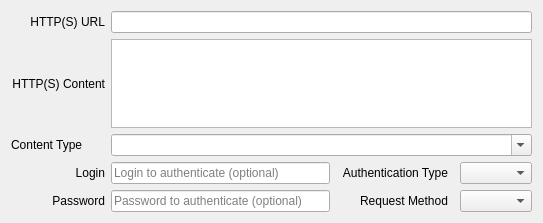
<?xml version="1.0" encoding="UTF-8"?>
<ui version="4.0">
 <class>ExecHttpRequestActionWidget</class>
 <widget class="QWidget" name="ExecHttpRequestActionWidget">
  <property name="geometry">
   <rect>
    <x>0</x>
    <y>0</y>
    <width>543</width>
    <height>223</height>
   </rect>
  </property>
  <property name="windowTitle">
   <string/>
  </property>
  <layout class="QGridLayout" name="gridLayout">
   <item row="0" column="0">
    <widget class="QLabel" name="httpUrlLabel">
     <property name="text">
      <string>HTTP(S) URL</string>
     </property>
     <property name="alignment">
      <set>Qt::AlignRight|Qt::AlignTrailing|Qt::AlignVCenter</set>
     </property>
    </widget>
   </item>
   <item row="0" column="2" colspan="5">
    <widget class="QLineEdit" name="httpUrlLineEdit"/>
   </item>
   <item row="1" column="0">
    <widget class="QLabel" name="contentLabel">
     <property name="text">
      <string>HTTP(S) Content</string>
     </property>
     <property name="alignment">
      <set>Qt::AlignRight|Qt::AlignTrailing|Qt::AlignVCenter</set>
     </property>
    </widget>
   </item>
   <item row="1" column="2" colspan="5">
    <widget class="QPlainTextEdit" name="contentTextEdit">
     <property name="maximumSize">
      <size>
       <width>16777215</width>
       <height>128</height>
      </size>
     </property>
    </widget>
   </item>
   <item row="2" column="0">
    <widget class="QLabel" name="contentTypeLabel">
     <property name="maximumSize">
      <size>
       <width>16777215</width>
       <height>16777215</height>
      </size>
     </property>
     <property name="text">
      <string>Content Type</string>
     </property>
     <property name="wordWrap">
      <bool>false</bool>
     </property>
    </widget>
   </item>
   <item row="2" column="2" colspan="5">
    <widget class="QComboBox" name="contentTypeComboBox">
     <property name="editable">
      <bool>true</bool>
     </property>
    </widget>
   </item>
   <item row="3" column="0">
    <widget class="QLabel" name="loginLabel">
     <property name="text">
      <string>Login</string>
     </property>
     <property name="alignment">
      <set>Qt::AlignRight|Qt::AlignTrailing|Qt::AlignVCenter</set>
     </property>
    </widget>
   </item>
   <item row="3" column="2">
    <widget class="QLineEdit" name="loginLineEdit">
     <property name="placeholderText">
      <string>Login to authenticate (optional)</string>
     </property>
    </widget>
   </item>
   <item row="3" column="4">
    <widget class="QLabel" name="authTypeLabel">
     <property name="text">
      <string>Authentication Type</string>
     </property>
     <property name="alignment">
      <set>Qt::AlignRight|Qt::AlignTrailing|Qt::AlignVCenter</set>
     </property>
    </widget>
   </item>
   <item row="3" column="6">
    <widget class="QComboBox" name="authTypeComboBox"/>
   </item>
   <item row="4" column="0">
    <widget class="QLabel" name="passwordLabel">
     <property name="text">
      <string>Password</string>
     </property>
     <property name="alignment">
      <set>Qt::AlignRight|Qt::AlignTrailing|Qt::AlignVCenter</set>
     </property>
    </widget>
   </item>
   <item row="4" column="2">
    <widget class="QLineEdit" name="passwordLineEdit">
     <property name="inputMask">
      <string/>
     </property>
     <property name="echoMode">
      <enum>QLineEdit::Password</enum>
     </property>
     <property name="placeholderText">
      <string>Password to authenticate (optional)</string>
     </property>
    </widget>
   </item>
   <item row="4" column="4">
    <widget class="QLabel" name="requestTypeLabel">
     <property name="text">
      <string>Request Method</string>
     </property>
     <property name="alignment">
      <set>Qt::AlignRight|Qt::AlignTrailing|Qt::AlignVCenter</set>
     </property>
    </widget>
   </item>
   <item row="4" column="6">
    <widget class="QComboBox" name="requestTypeComboBox"/>
   </item>
  </layout>
 </widget>
 <resources/>
 <connections/>
</ui>
